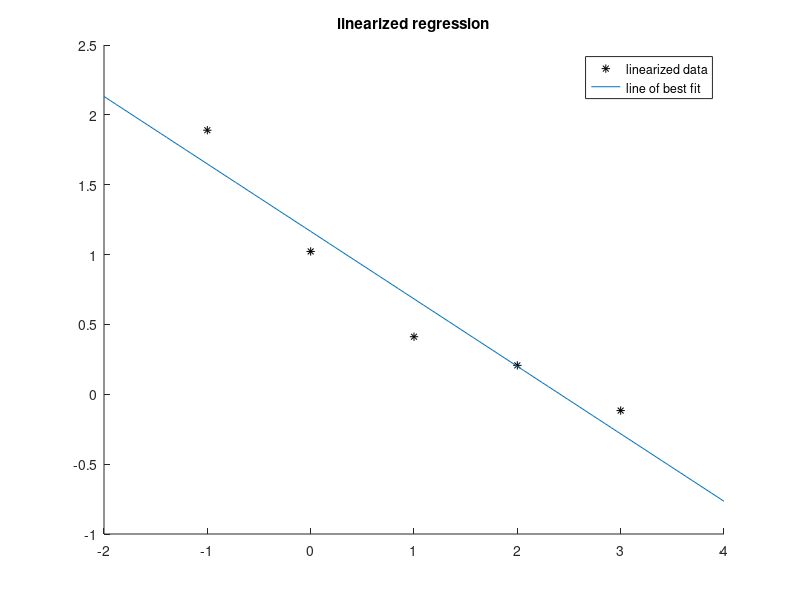
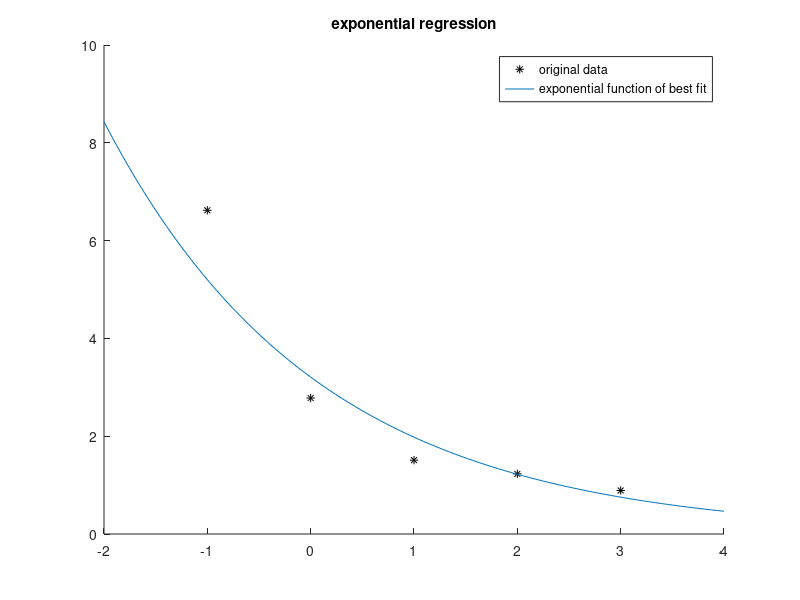

These charts were generated, in order, by the following MATLAB code:
close all
x=[-1;0;1;2;3]; % data
y=[6.62;2.78;1.51;1.23;.89];
Y = log(y);

A = [ones(5,1),x]; % A matrix

a = -.4829; % a and alpha
bet = 1.1659; % beta
B = exp(bet); % B

lin = @(x) a*x + bet;
Xlin = linspace(-2,4);
Ylin = lin(Xlin);

figure
hold on 
plot(x,Y, '* k')
plot(Xlin,Ylin)
legend("linearized data","line of best fit")
title("linearized regression")

lin = @(x) B*exp(a*x);
Xlin = linspace(-2,4);
Ylin = lin(Xlin);
figure

hold on 
plot(x,y, '* k')
plot(Xlin,Ylin)
legend("original data","exponential function of best fit")
title("exponential regression")